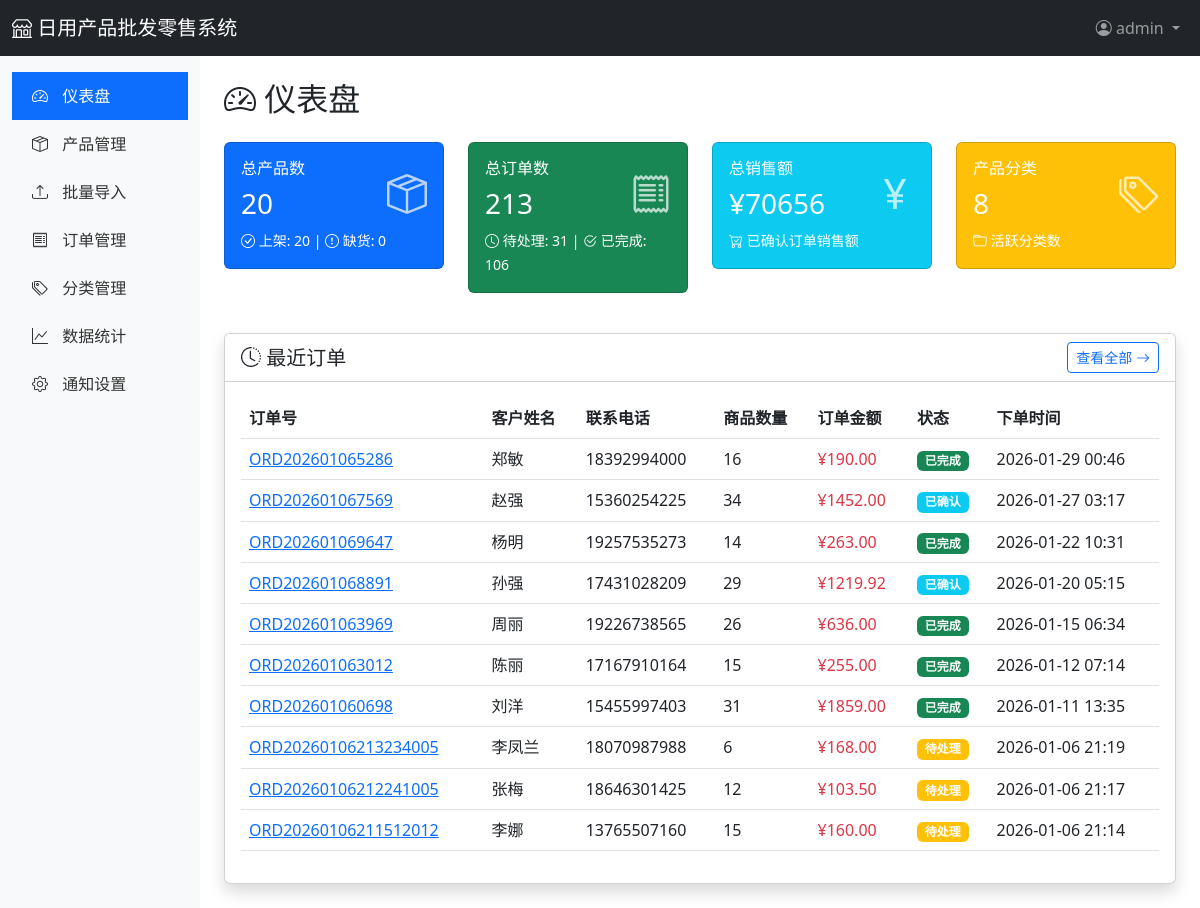
The page /admin/dashboard (signed in) on the database its author committed.
### app/models.py (models this page shows, shortened)
class User(UserMixin, db.Model):
    __tablename__ = 'users'
    id = db.Column(db.Integer, primary_key=True)
    username = db.Column(db.String(80), unique=True, nullable=False)
    email = db.Column(db.String(120), unique=True, nullable=False)
    password_hash = db.Column(db.String(255), nullable=False)
    role = db.Column(db.String(20), default='admin')  # admin, staff
    phone = db.Column(db.String(20))
    is_active = db.Column(db.Boolean, default=True)
    created_at = db.Column(db.DateTime, default=datetime.utcnow)
    updated_at = db.Column(db.DateTime, default=datetime.utcnow, onupdate=datetime.utcnow)
    orders = db.relationship('Order', backref='user', lazy='dynamic')

class Order(db.Model):
    __tablename__ = 'orders'
    id = db.Column(db.Integer, primary_key=True)
    order_no = db.Column(db.String(50), unique=True, nullable=False, index=True)  # 订单号
    customer_name = db.Column(db.String(100), nullable=False)
    customer_phone = db.Column(db.String(20))
    customer_email = db.Column(db.String(120))
    customer_address = db.Column(db.Text)
    total_amount = db.Column(db.Float, default=0)  # 总金额
    total_quantity = db.Column(db.Integer, default=0)  # 总数量
    status = db.Column(db.String(20), default='pending')  # pending, confirmed, shipped, completed, cancelled
    notes = db.Column(db.Text)  # 备注
    notified = db.Column(db.Boolean, default=False)  # 是否已通知
    created_at = db.Column(db.DateTime, default=datetime.utcnow)
    updated_at = db.Column(db.DateTime, default=datetime.utcnow, onupdate=datetime.utcnow)
    user_id = db.Column(db.Integer, db.ForeignKey('users.id'))
    items = db.relationship('OrderItem', backref='order', lazy='dynamic', cascade='all, delete-orphan')

### app/routes/admin.py (the view)
@admin_bp.route('/dashboard')
@login_required
def dashboard():
    from app.services.order_service import OrderService
    stats = {
        'products': {
            'total': Product.query.count(),
            'active': Product.query.filter_by(status='active').count(),
            'out_of_stock': Product.query.filter(Product.stock == 0).count()
        },
        'orders': OrderService.get_order_statistics(),
        'categories': Category.query.count()
    }
    recent_orders = Order.query.order_by(Order.created_at.desc()).limit(10).all()
    return render_template('admin/dashboard.html', stats=stats, recent_orders=recent_orders)

### app/services/order_service.py (called while the page is built)
    @staticmethod
    def get_order_statistics():
        total_orders = Order.query.count()
        pending_orders = Order.query.filter_by(status='pending').count()
        confirmed_orders = Order.query.filter_by(status='confirmed').count()
        completed_orders = Order.query.filter_by(status='completed').count()
        cancelled_orders = Order.query.filter_by(status='cancelled').count()
        total_sales = db.session.query(db.func.sum(Order.total_amount)).filter(
            Order.status.in_(['confirmed', 'shipped', 'completed'])
        ).scalar() or 0
        return {
            'total_orders': total_orders,
            'pending_orders': pending_orders,
            'confirmed_orders': confirmed_orders,
            'completed_orders': completed_orders,
            'cancelled_orders': cancelled_orders,
            'total_sales': total_sales
        }

### app/templates/admin/dashboard.html (shortened to what this page needs)
{% extends "admin/base.html" %}
{% block content %}
<h2 class="mb-4">
    <i class="bi bi-speedometer2"></i> 仪表盘
</h2>
<div class="row mb-4">
    <div class="col-md-3">
        <div class="card stat-card bg-primary text-white mb-3">
            <div class="card-body">
                <div class="d-flex justify-content-between">
                    <div>
                        <h6 class="card-title">总产品数</h6>
                        <h3>{{ stats.products.total }}</h3>
                    </div>
                    <div class="align-self-center">
                        <i class="bi bi-box-seam" style="font-size: 2.5rem; opacity: 0.7;"></i>
                    </div>
                </div>
                <small>
                    <i class="bi bi-check-circle"></i> 上架: {{ stats.products.active }} |
                    <i class="bi bi-exclamation-circle"></i> 缺货: {{ stats.products.out_of_stock }}
                </small>
            </div>
        </div>
    </div>
    <div class="col-md-3">
        <div class="card stat-card bg-success text-white mb-3">
            <div class="card-body">
                <div class="d-flex justify-content-between">
                    <div>
                        <h6 class="card-title">总订单数</h6>
                        <h3>{{ stats.orders.total_orders }}</h3>
                    </div>
                    <div class="align-self-center">
                        <i class="bi bi-receipt" style="font-size: 2.5rem; opacity: 0.7;"></i>
                    </div>
                </div>
                <small>
                    <i class="bi bi-clock"></i> 待处理: {{ stats.orders.pending_orders }} |
                    <i class="bi bi-check2-circle"></i> 已完成: {{ stats.orders.completed_orders }}
                </small>
            </div>
        </div>
    </div>
    <div class="col-md-3">
        <div class="card stat-card bg-info text-white mb-3">
            <div class="card-body">
                <div class="d-flex justify-content-between">
                    <div>
                        <h6 class="card-title">总销售额</h6>
                        <h3>¥{{ "%.0f"|format(stats.orders.total_sales) }}</h3>
                    </div>
                    <div class="align-self-center">
                        <i class="bi bi-currency-yen" style="font-size: 2.5rem; opacity: 0.7;"></i>
                    </div>
                </div>
                <small>
                    <i class="bi bi-cart-check"></i> 已确认订单销售额
                </small>
            </div>
        </div>
    </div>
    <div class="col-md-3">
        <div class="card stat-card bg-warning text-white mb-3">
            <div class="card-body">
                <div class="d-flex justify-content-between">
                    <div>
                        <h6 class="card-title">产品分类</h6>
                        <h3>{{ stats.categories }}</h3>
                    </div>
                    <div class="align-self-center">
                        <i class="bi bi-tags" style="font-size: 2.5rem; opacity: 0.7;"></i>
                    </div>
                </div>
                <small>
                    <i class="bi bi-folder"></i> 活跃分类数
                </small>
            </div>
        </div>
    </div>
</div>
<div class="card shadow">
    <div class="card-header bg-white d-flex justify-content-between align-items-center">
        <h5 class="mb-0"><i class="bi bi-clock-history"></i> 最近订单</h5>
        <a href="{{ url_for('admin.orders') }}" class="btn btn-sm btn-outline-primary">
            查看全部 <i class="bi bi-arrow-right"></i>
        </a>
    </div>
    <div class="card-body">
        <div class="table-responsive">
            <table class="table table-hover">
                <thead>
                    <tr>
                        <th>订单号</th>
                        <th>客户姓名</th>
                        <th>联系电话</th>
                        <th>商品数量</th>
                        <th>订单金额</th>
                        <th>状态</th>
                        <th>下单时间</th>
                    </tr>
                </thead>
                <tbody>
                    {% if recent_orders %}
                        {% for order in recent_orders %}
                        <tr>
                            <td><a href="{{ url_for('admin.order_detail', order_id=order.id) }}">{{ order.order_no }}</a></td>
                            <td>{{ order.customer_name }}</td>
                            <td>{{ order.customer_phone or '-' }}</td>
                            <td>{{ order.total_quantity }}</td>
                            <td class="text-danger">¥{{ "%.2f"|format(order.total_amount) }}</td>
                            <td>
                                {% if order.status == 'pending' %}
                                    <span class="badge bg-warning">待处理</span>
                                {% elif order.status == 'confirmed' %}
                                    <span class="badge bg-info">已确认</span>
                                {% elif order.status == 'shipped' %}
                                    <span class="badge bg-primary">已发货</span>
                                {% elif order.status == 'completed' %}
                                    <span class="badge bg-success">已完成</span>
                                {% elif order.status == 'cancelled' %}
                                    <span class="badge bg-danger">已取消</span>
                                {% endif %}
                            </td>
                            <td>{{ order.created_at.strftime('%Y-%m-%d %H:%M') }}</td>
                        </tr>
                        {% endfor %}
                    {% else %}
                        <tr>
                            <td colspan="7" class="text-center text-muted">暂无订单</td>
                        </tr>
                    {% endif %}
                </tbody>
            </table>
        </div>
    </div>
</div>
{% endblock %}

### app/templates/admin/base.html (shortened to what this page needs)
<!DOCTYPE html>
<html lang="zh-CN">
<head>
    <link href="https://cdn.jsdelivr.net/npm/bootstrap@5.3.0/dist/css/bootstrap.min.css" rel="stylesheet">
    <link href="https://cdn.jsdelivr.net/npm/bootstrap-icons@1.11.0/font/bootstrap-icons.css" rel="stylesheet">
</head>
<body>
    <nav class="navbar navbar-expand-lg navbar-dark bg-dark">
        <div class="container-fluid">
            <a class="navbar-brand" href="{{ url_for('main.index') }}">
                <i class="bi bi-shop"></i> 日用产品批发零售系统
            </a>
            <div class="navbar-nav ms-auto">
                <div class="nav-item dropdown">
                    <a class="nav-link dropdown-toggle" href="#" role="button" data-bs-toggle="dropdown">
                        <i class="bi bi-person-circle"></i> {{ current_user.username }}
                    </a>
                </div>
            </div>
        </div>
    </nav>
    <div class="container-fluid">
        <div class="row">
            <nav class="col-md-2 d-none d-md-block sidebar py-3">
                <ul class="nav flex-column">
                    <li class="nav-item">
                        <a class="nav-link {% if request.endpoint == 'admin.dashboard' %}active{% endif %}" href="{{ url_for('admin.dashboard') }}">
                            <i class="bi bi-speedometer2"></i> 仪表盘
                        </a>
                    </li>
                    <li class="nav-item">
                        <a class="nav-link {% if 'admin.product' in request.endpoint %}active{% endif %}" href="{{ url_for('admin.products') }}">
                            <i class="bi bi-box-seam"></i> 产品管理
                        </a>
                    </li>
                    <li class="nav-item">
                        <a class="nav-link {% if request.endpoint == 'admin.products_import' %}active{% endif %}" href="{{ url_for('admin.products_import') }}">
                            <i class="bi bi-upload"></i> 批量导入
                        </a>
                    </li>
                    <li class="nav-item">
                        <a class="nav-link {% if request.endpoint == 'admin.orders' %}active{% endif %}" href="{{ url_for('admin.orders') }}">
                            <i class="bi bi-receipt"></i> 订单管理
                        </a>
                    </li>
                    <li class="nav-item">
                        <a class="nav-link {% if request.endpoint == 'admin.categories' %}active{% endif %}" href="{{ url_for('admin.categories') }}">
                            <i class="bi bi-tags"></i> 分类管理
                        </a>
                    </li>
                    <li class="nav-item">
                        <a class="nav-link {% if request.endpoint == 'admin.statistics' %}active{% endif %}" href="{{ url_for('admin.statistics') }}">
                            <i class="bi bi-graph-up"></i> 数据统计
                        </a>
                    </li>
                    <li class="nav-item">
                        <a class="nav-link {% if 'system' in request.endpoint %}active{% endif %}" href="{{ url_for('system.settings') }}">
                            <i class="bi bi-gear"></i> 通知设置
                        </a>
                    </li>
                </ul>
            </nav>
            <main class="col-md-10 ms-sm-auto col-lg-10 px-md-4 py-4">
                {% block content %}{% endblock %}
            </main>
        </div>
    </div>
</body>
</html>

### app/templates/admin/base.html (style rules this page uses)
.sidebar { min-height: calc(100vh - 56px); background-color: #f8f9fa; }
.sidebar .nav-link { color: #333; padding: 12px 20px; }
.sidebar .nav-link:hover, .sidebar .nav-link.active { background-color: #0d6efd; color: white; }
.sidebar .nav-link i { margin-right: 10px; }
.stat-card { transition: transform 0.2s; }

### rows shown on the page
User: username "admin"
Order: order_no "ORD202601065286", customer_name "郑敏", customer_phone "18392994000", total_quantity "16", total_amount "190.00", status "已完成", created_at "2026-01-29 00:46"
Order: order_no "ORD202601067569", customer_name "赵强", customer_phone "15360254225", total_quantity "34", total_amount "1452.00", status "已确认", created_at "2026-01-27 03:17"
Order: order_no "ORD202601069647", customer_name "杨明", customer_phone "19257535273", total_quantity "14", total_amount "263.00", status "已完成", created_at "2026-01-22 10:31"
Order: order_no "ORD202601068891", customer_name "孙强", customer_phone "17431028209", total_quantity "29", total_amount "1219.92", status "已确认", created_at "2026-01-20 05:15"
Order: order_no "ORD202601063969", customer_name "周丽", customer_phone "19226738565", total_quantity "26", total_amount "636.00", status "已完成", created_at "2026-01-15 06:34"
Order: order_no "ORD202601063012", customer_name "陈丽", customer_phone "17167910164", total_quantity "15", total_amount "255.00", status "已完成", created_at "2026-01-12 07:14"
Order: order_no "ORD202601060698", customer_name "刘洋", customer_phone "15455997403", total_quantity "31", total_amount "1859.00", status "已完成", created_at "2026-01-11 13:35"
Order: order_no "ORD20260106213234005", customer_name "李凤兰", customer_phone "18070987988", total_quantity "6", total_amount "168.00", status "待处理", created_at "2026-01-06 21:19"
Order: order_no "ORD20260106212241005", customer_name "张梅", customer_phone "18646301425", total_quantity "12", total_amount "103.50", status "待处理", created_at "2026-01-06 21:17"
Order: order_no "ORD20260106211512012", customer_name "李娜", customer_phone "13765507160", total_quantity "15", total_amount "160.00", status "待处理", created_at "2026-01-06 21:14"

### other values the page prints
{{ stats.products.total }} "20"
{{ stats.products.active }} "20"
{{ stats.products.out_of_stock }} "0"
{{ stats.orders.total_orders }} "213"
{{ stats.orders.pending_orders }} "31"
{{ stats.orders.completed_orders }} "106"
{{ "%.0f"|format(stats.orders.total_sales) }} "70656"
{{ stats.categories }} "8"
